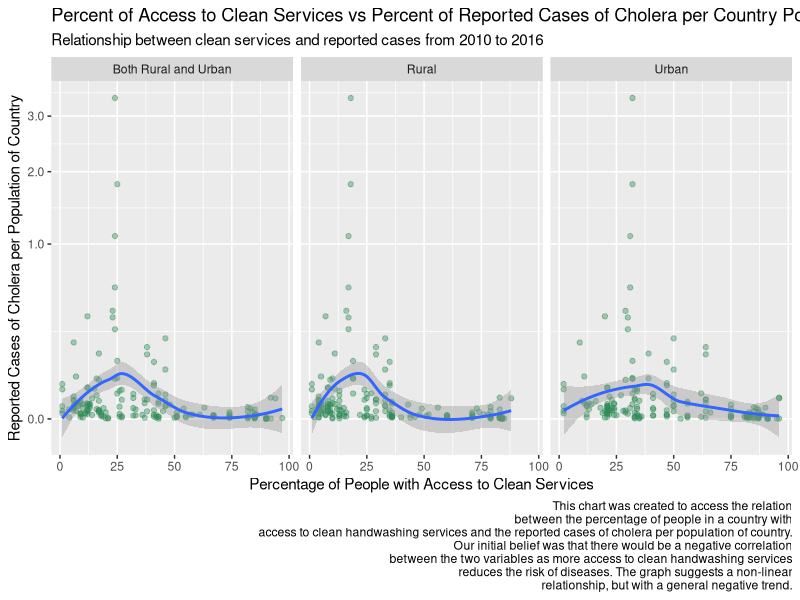

This figure's R source:
## ---- chunk 1
knitr::opts_chunk$set(echo = FALSE)
library(dplyr)
library(ggplot2)
library(stringr)
library(tidyr)

## ---- chunk 2
  #Cholera data
cholera <- read.csv("../data/data_cholera_infection_rate.csv")

#Handwashing data
handwash <- read.csv("../data/data_handwash.csv")

#Population data
population <- read.csv("../data/data_country_population.csv")

#Diarrhea data
diarrhea <- read.csv("../data/data_diarrhea_death_rate.csv")

#Poverty data
poverty <- read.csv("../data/data_poverty.csv")
## ---- chunk 3
  #Convert Years to rows
population_filtered <- select(population, -c(Country.Code, Indicator.Name, Indicator.Code)) %>%
                      gather("Year", "Population", -Country.Name)%>%
                      rename(Country =Country.Name)
#Rename columns for handwash
handwash_filtered <- slice(handwash,3:n())
names(handwash_filtered) <-  paste0(names(handwash_filtered), ",") %>%
                               str_replace("\\.1,", ", Urban") %>%
                          str_replace("\\.2,", ", Rural") %>%
                          str_replace("\\,$", ", Both Rural and Urban")

#Remove Years to actual years
population_filtered$Year <- strtoi(str_replace(population_filtered$Year, "X", ""))

#Convert handwash years to rows
handwash_filtered <- rename(handwash_filtered, Countries = "X, Both Rural and Urban") %>%
                      gather("Year_and_type", "Percent", -Countries) %>%
                    separate("Year_and_type", into = c("Year","Urban_Rural_or_Both"), sep = ", ")%>%
                    rename(Country = Countries)

#Convert Percentages to integers
#String to integer function is from:
#https://www.tutorialkart.com/r-tutorial/r-convert-string-to-integer/#:~:text=To%20convert%20String%20to%20Integer%20in%20R%20programming%2C%20call%20strtoi,respect%20to%20the%20specified%20base.
handwash_filtered$Percent <- strtoi(handwash_filtered$Percent)
handwash_filtered <- filter(handwash_filtered, !is.na(handwash_filtered$Percent))

#Convert Year to actual years
handwash_filtered$Year <- strtoi(str_replace(handwash_filtered$Year, "X", ""))

#Join handwash_filtered and cholera and filter for max date
handwash_and_cholera <- inner_join(handwash_filtered, cholera) %>% filter(Year == max(Year))

#Value 1
maximum_proportion_handwash <- handwash_and_cholera %>%filter(Percent == max(Percent)) %>%
  pull(Percent)
maximum_proportion_handwash <- maximum_proportion_handwash[1]

#Value 2
max_prop_how_many <-  handwash_and_cholera %>% filter(Percent == max(Percent)) %>%
  pull(Country)
max_prop_how_many <- length(max_prop_how_many)

#Value 3
avg_prop_poverty <- round((mean(na.omit(poverty$percPoverty))), digits = 2)

#Value 4
median_cholera_cases  <- round(median(handwash_and_cholera$Number.of.reported.cases.of.cholera, na.rm =TRUE), digits = 2)

#Value 5
minimum_proportion_handwash <-  handwash_and_cholera %>% filter(Percent == min(Percent)) %>%
  pull(Percent)
minimum_proportion_handwash <- minimum_proportion_handwash[1]

#Value 6
min_prop_how_many <-  handwash_and_cholera %>% filter(Percent == min(Percent)) %>%
  pull(Country)
min_prop_how_many <- length(min_prop_how_many)

#Summary list function
summary_list <- list()
summary_list$maximum_proportion_handwash <- maximum_proportion_handwash
summary_list$max_prop_how_many <- max_prop_how_many
summary_list$avg_prop_poverty <- avg_prop_poverty
summary_list$median_cholera_cases <- median_cholera_cases
summary_list$minimum_proportion_handwash <-minimum_proportion_handwash
summary_list$min_prop_how_many <- min_prop_how_many
summary_list$avg_cholera_cases <- round(mean(handwash_and_cholera$Number.of.reported.cases.of.cholera, na.rm =TRUE), digits = 2)
## ---- chunk 4
  #Convert Years to rows
population_filtered <- select(population, -c(Country.Code, Indicator.Name, Indicator.Code)) %>%
                      gather("Year", "Population", -Country.Name)%>%
                      rename(Country =Country.Name)
#Rename columns for handwash
handwash_filtered <- slice(handwash,3:n())
names(handwash_filtered) <-  paste0(names(handwash_filtered), ",") %>%
                               str_replace("\\.1,", ", Urban") %>%
                          str_replace("\\.2,", ", Rural") %>%
                          str_replace("\\,$", ", Both Rural and Urban")
#Remove Years to actual years
population_filtered$Year <- strtoi(str_replace(population_filtered$Year, "X", ""))

#Convert handwash years to rows
handwash_filtered <- rename(handwash_filtered, Countries = "X, Both Rural and Urban") %>%
                      gather("Year_and_type", "Percent", -Countries) %>%
                    separate("Year_and_type", into = c("Year","Urban_Rural_or_Both"), sep = ", ")%>%
                    rename(Country = Countries)

#Convert Percentages to integers
#String to integer function is from:
#https://www.tutorialkart.com/r-tutorial/r-convert-string-to-integer/#:~:text=To%20convert%20String%20to%20Integer%20in%20R%20programming%2C%20call%20strtoi,respect%20to%20the%20specified%20base.
handwash_filtered$Percent <- strtoi(handwash_filtered$Percent)
handwash_filtered <- filter(handwash_filtered, !is.na(handwash_filtered$Percent))

#Convert Year to actual years
handwash_filtered$Year <- strtoi(str_replace(handwash_filtered$Year, "X", ""))

#Join handwash_filtered and cholera
handwash_and_cholera <- inner_join(handwash_filtered, cholera)
## ---- chunk 5
  #Convert Years to rows
population_filtered <- select(population, -c(Country.Code, Indicator.Name, Indicator.Code)) %>%
                      gather("Year", "Population", -Country.Name)%>%
                      rename(Country =Country.Name)
#Rename columns for handwash
handwash_filtered <- slice(handwash,3:n())
names(handwash_filtered) <-  paste0(names(handwash_filtered), ",") %>%
                               str_replace("\\.1,", ", Urban") %>%
                          str_replace("\\.2,", ", Rural") %>%
                          str_replace("\\,$", ", Both Rural and Urban")

#Remove Years to actual years
population_filtered$Year <- strtoi(str_replace(population_filtered$Year, "X", ""))

#Convert handwash years to rows
handwash_filtered <- rename(handwash_filtered, Countries = "X, Both Rural and Urban") %>%
                      gather("Year_and_type", "Percent", -Countries) %>%
                    separate("Year_and_type", into = c("Year","Urban_Rural_or_Both"), sep = ", ")%>%
                    rename(Country = Countries)

#Convert Percentages to integers
#String to integer function is from:
#https://www.tutorialkart.com/r-tutorial/r-convert-string-to-integer/#:~:text=To%20convert%20String%20to%20Integer%20in%20R%20programming%2C%20call%20strtoi,respect%20to%20the%20specified%20base.
handwash_filtered$Percent <- strtoi(handwash_filtered$Percent)
handwash_filtered <- filter(handwash_filtered, !is.na(handwash_filtered$Percent))

#Convert Year to actual years
handwash_filtered$Year <- strtoi(str_replace(handwash_filtered$Year, "X", ""))

#Join handwash_filtered and cholera
handwash_and_cholera <- inner_join(handwash_filtered, cholera)

#Join handwash_and_cholera with population_filtered, and
#create Proportion for Cholera Cases divided by Proportion of Sanitation
final_dataframe <- inner_join(handwash_and_cholera, population_filtered) %>%
                    mutate(cases_per_population = Number.of.reported.cases.of.cholera / Population * 100) %>%
                    filter(Year == 2016 | Year == 2015 | Year == 2014 | Year ==2013 | Year == 2012 | Year == 2011| Year == 2010 )

#Make our ggplot2 chart
chart_1 <- ggplot(data = final_dataframe, aes(x = Percent, y = cases_per_population)) +
                    geom_point(alpha = .4, color = "seagreen") +
                    geom_smooth()+facet_wrap(~Urban_Rural_or_Both) +
                    xlab("Percentage of People with Access to Clean Services") +
                    ylab("Reported Cases of Cholera per Population of Country") +
                  # I got the scales::comma lable from:
                  #https://stackoverflow.com/questions/52602503/display-an-axis-value-in-millions-in-ggplot
                  #Square root scale is from:
                  #https://ggplot2-book.org/scales-guides.html
                    scale_y_sqrt(labels = scales::comma) +
                    labs(title = "Percent of Access to Clean Services vs Percent of Reported Cases of Cholera per Country Population",
                        subtitle = "Relationship between clean services and reported cases from 2010 to 2016",
                        caption = "This chart was created to access the relation
                        between the percentage of people in a country with
                        access to clean handwashing services and the reported cases of cholera per population of country.
                        Our initial belief was that there would be a negative correlation
                        between the two variables as more access to clean handwashing services
                        reduces the risk of diseases. The graph suggests a non-linear
                        relationship, but with a general negative trend.")


chart_1
